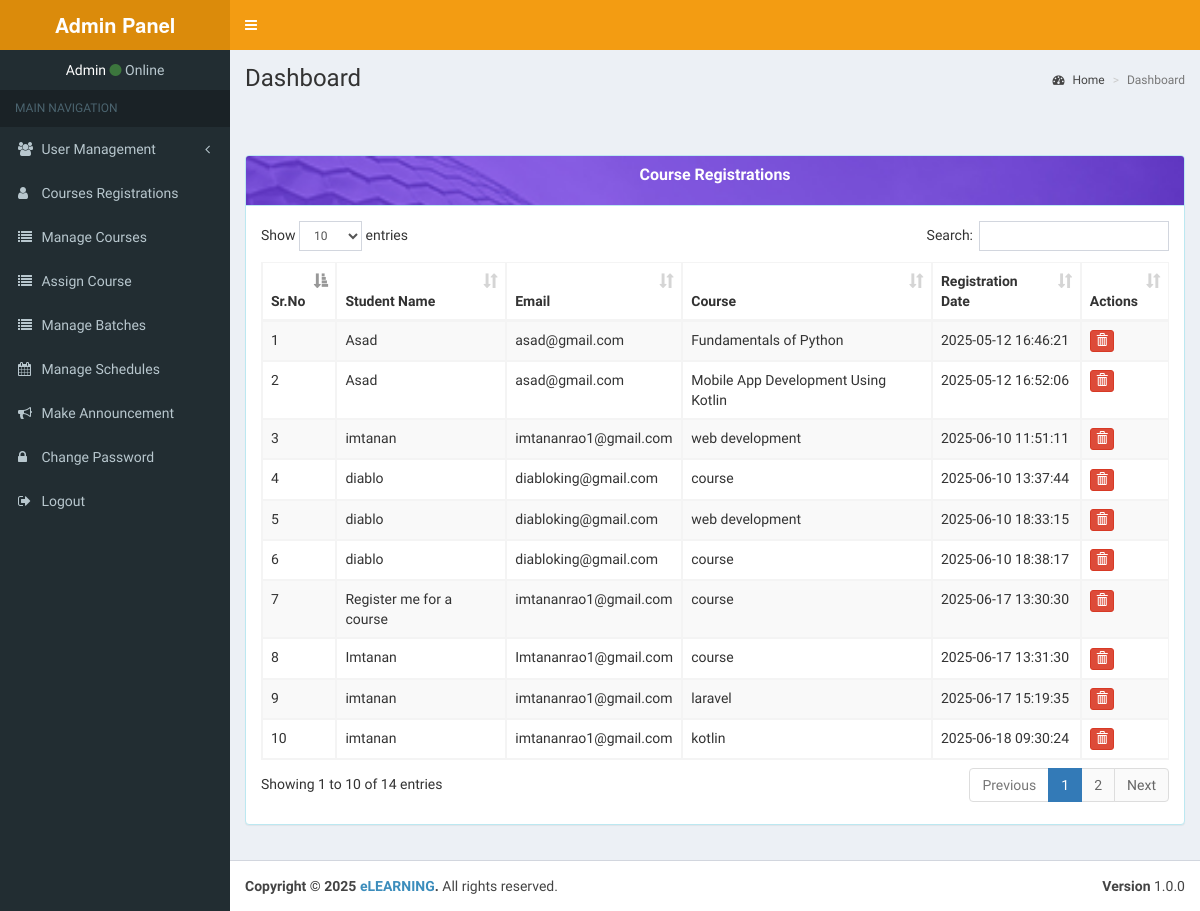
/admins/index.php?page=course_registrations (signed in), run on the app's committed database.
### tables this page shows
CREATE TABLE `course_registrations` (
  `id` int(11) NOT NULL,
  `student_name` varchar(100) DEFAULT NULL,
  `student_email` varchar(100) DEFAULT NULL,
  `course_name` varchar(100) DEFAULT NULL,
  `registered_on` timestamp NOT NULL DEFAULT current_timestamp()
);

### src/admins/course_registrations.php (the view, shortened to what this page needs)
<div class="row">
    <div class="col-sm-12" style="margin-top: 5%">
        <div class="panel panel-info">
            <div class="panel-heading">
                <h3 class="panel-title text-center"><b>Course Registrations</b></h3>
            </div>
            <div class="panel-body">
                <table id="table" class="table table-striped table-bordered" style="width:100%">
                    <thead>
                        <tr>
                            <th>Sr.No</th>
                            <th>Student Name</th>
                            <th>Email</th>
                            <th>Course</th>
                            <th>Registration Date</th>
                            <th>Actions</th>
                        </tr>
                    </thead>
                    <tbody>
                        <?php
                        $i = 1;
                        $result = mysqli_query($con, "SELECT * FROM course_registrations");
                        while ($row = mysqli_fetch_array($result)) {
                            echo "<tr>
                    <td>$i</td>
                    <td>$row[student_name]</td>
                    <td>$row[student_email]</td>
                    <td>$row[course_name]</td>
                    <td>$row[registered_on]</td>
                    <td>
                        <a href='index.php?page=course_registrations&Delete=Yes&ID=$row[id]' class='btn btn-danger btn-xs'><span class='glyphicon glyphicon-trash'></span></a>
                    </td>
                </tr>";
                            $i++;
                        } ?>
                    </tbody>
                </table>
            </div>
        </div>
    </div>
</div>

### src/assets/css/style.css (style rules this page uses)
.panel-heading { height: 50px; line-height: 25px; background: url('../icons/bg-6.jpg'); background-repeat: no-repeat; background-size: cover; color: #fff !important; font-weight: bold; }

### data on the page
course_registrations: student_name "Asad", student_email "asad@gmail.com", course_name "Fundamentals of Python", registered_on "2025-05-12 16:46:21"
course_registrations: student_name "Asad", student_email "asad@gmail.com", course_name "Mobile App Development Using Kotlin", registered_on "2025-05-12 16:52:06"
course_registrations: student_name "imtanan", student_email "imtananrao1@gmail.com", course_name "web development", registered_on "2025-06-10 11:51:11"
course_registrations: student_name "diablo", student_email "diabloking@gmail.com", course_name "course", registered_on "2025-06-10 13:37:44"
course_registrations: student_name "diablo", student_email "diabloking@gmail.com", course_name "web development", registered_on "2025-06-10 18:33:15"
course_registrations: student_name "diablo", student_email "diabloking@gmail.com", course_name "course", registered_on "2025-06-10 18:38:17"
course_registrations: student_name "Register me for a course", student_email "imtananrao1@gmail.com", course_name "course", registered_on "2025-06-17 13:30:30"
course_registrations: student_name "Imtanan", student_email "Imtananrao1@gmail.com", course_name "course", registered_on "2025-06-17 13:31:30"
course_registrations: student_name "imtanan", student_email "imtananrao1@gmail.com", course_name "laravel", registered_on "2025-06-17 15:19:35"
course_registrations: student_name "imtanan", student_email "imtananrao1@gmail.com", course_name "kotlin", registered_on "2025-06-18 09:30:24"
